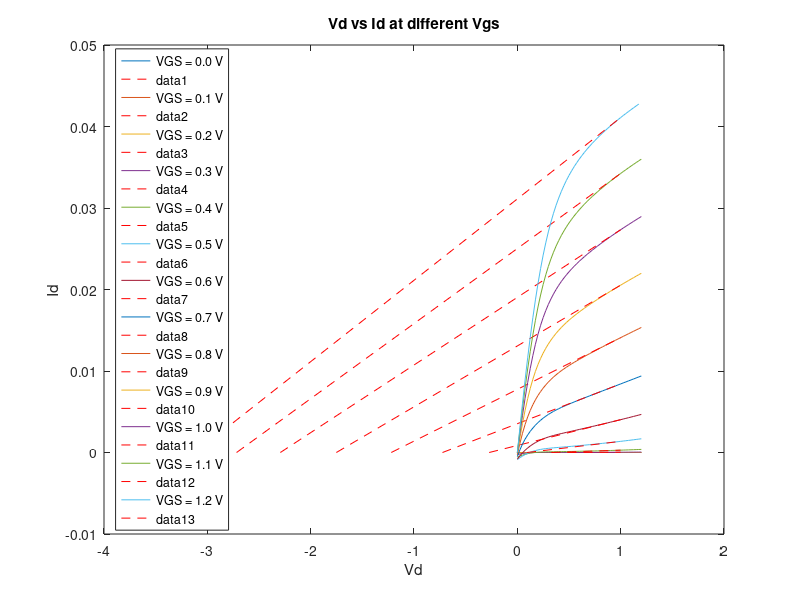

The MATLAB source for this figure:
load('planar_lpxxx_w1_n80_data.mat')

% Extracting Vd and Id data
Vd = n1lp065w1n80output(:, 1);
Id = n1lp065w1n80output(:, 2);

% Find indices where Vd is 0 to identify the start of new sequences
sequence_indices = find(Vd == 0);
sequence_indices(end+1) = length(Vd);

counter = 0.0;

% Initialize figure
figure;

% Iterate through each sequence and plot Vd vs Id
for i = 1:length(sequence_indices)-1
    plot(Vd(sequence_indices(i):sequence_indices(i+1)-1), Id(sequence_indices(i):sequence_indices(i+1)-1), 'DisplayName', sprintf('VGS = %.1f V', counter));
    counter = counter + 0.1;
    hold on;
    
    % Find index where Vd is approximately equal to 1
    idx = find(abs(Vd(sequence_indices(i):sequence_indices(i+1)-1) - 1) < 0.01, 1);
    
    % If such index exists, calculate tangent line
    if ~isempty(idx)
        slope = diff(Id(sequence_indices(i)+idx-1:sequence_indices(i)+idx)) / diff(Vd(sequence_indices(i)+idx-1:sequence_indices(i)+idx));
        x_intercept = Vd(sequence_indices(i)+idx-1) - Id(sequence_indices(i)+idx-1) / slope;
        y_intercept = 0;
        
        % Plot tangent line
        plot([x_intercept Vd(sequence_indices(i)+idx-1)], [y_intercept Id(sequence_indices(i)+idx-1)], 'r--', 'DisplayName', '');

        % text(x_intercept, y_intercept, sprintf('(%.2f, %.2f)', x_intercept, y_intercept), 'HorizontalAlignment', 'right', 'VerticalAlignment', 'bottom');
        disp(x_intercept);
    end
end

% Add labels and legend
xlabel('Vd');
ylabel('Id');
title('Vd vs Id at different Vgs');
legend('Location', 'west');
